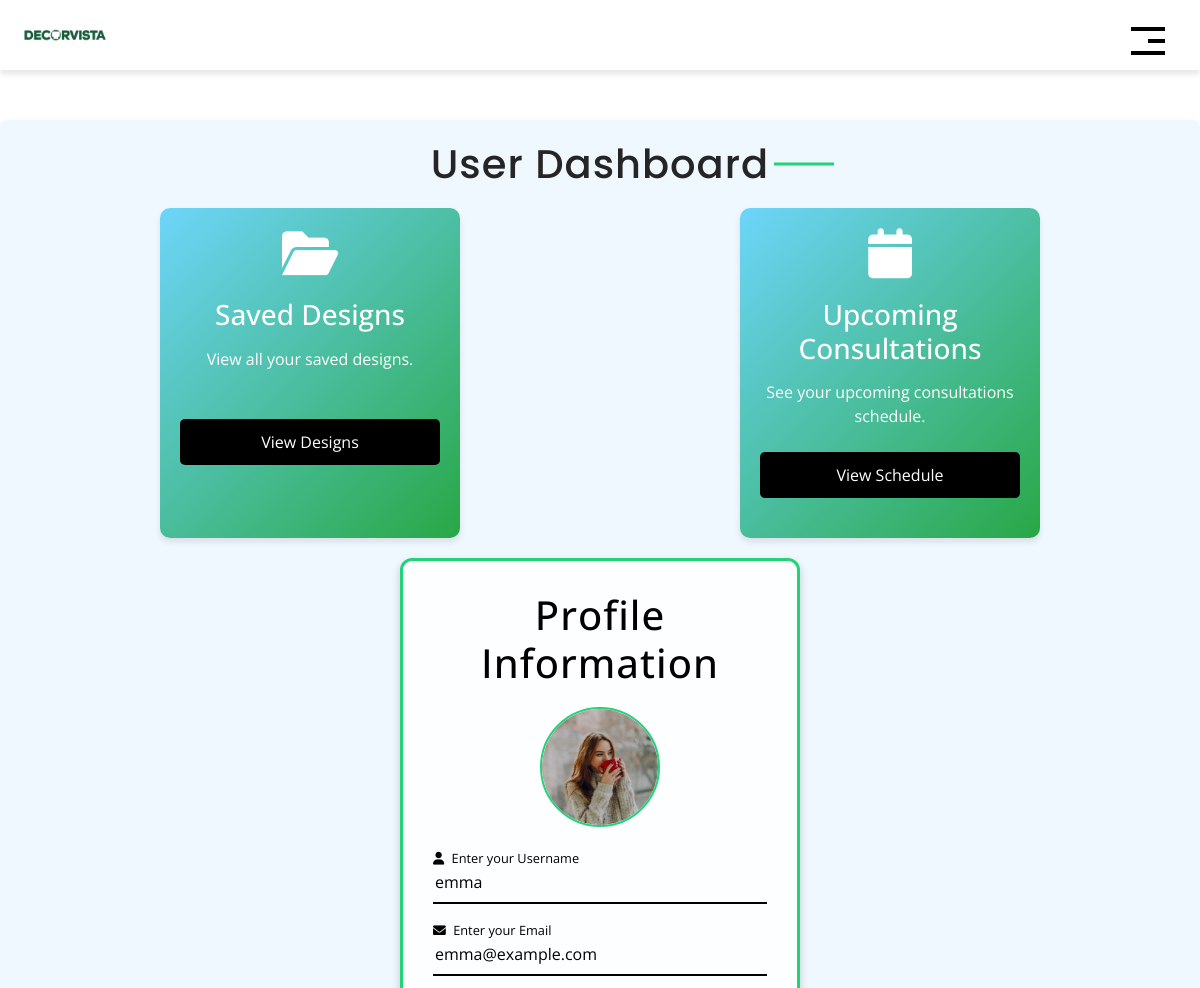
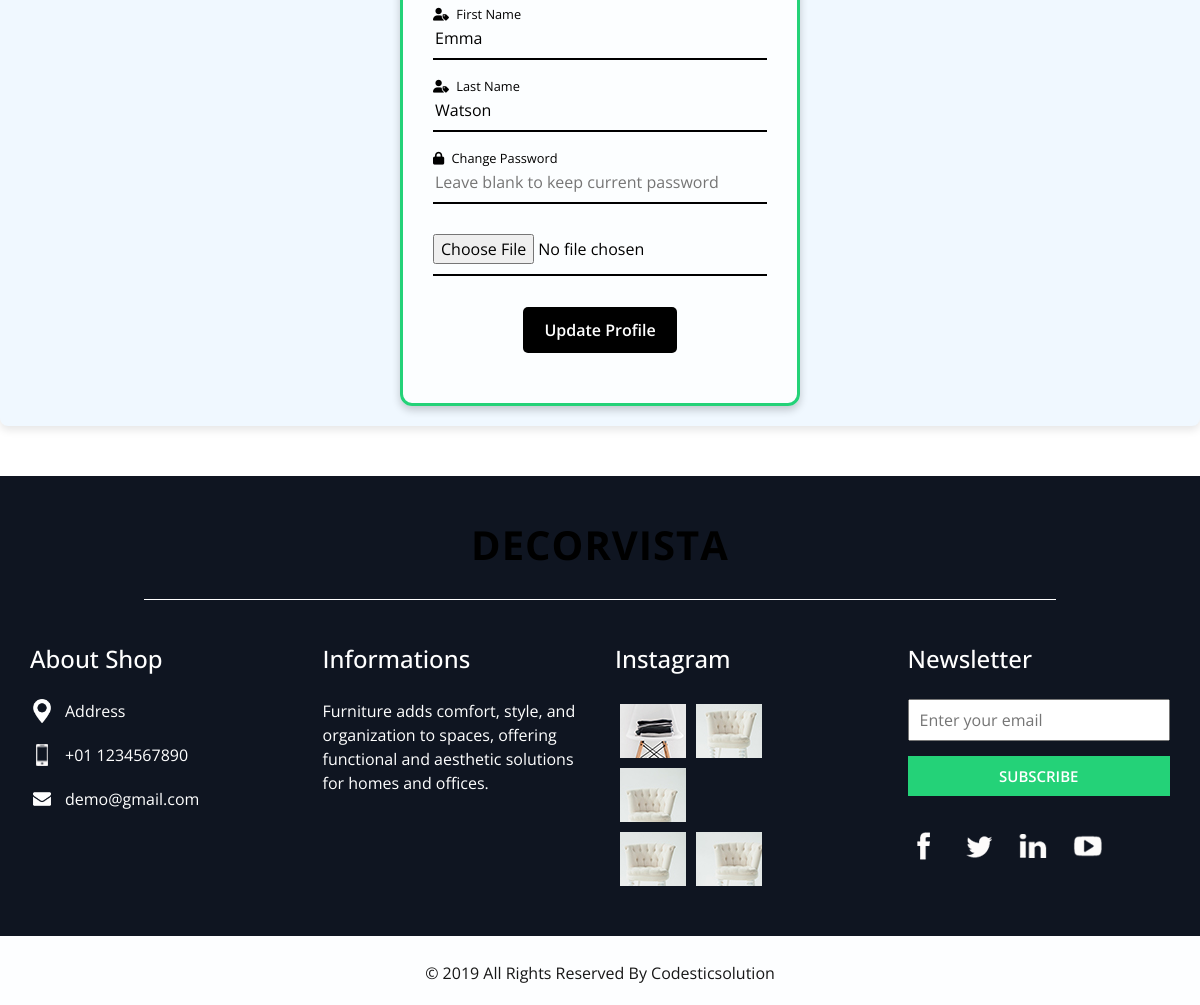
Screenshot of /decorvista/dashboard.php (signed in) with the database file from the repository (2 pictures, top to bottom).
### tables this page shows
CREATE TABLE `users` (
  `user_id` int(11) NOT NULL,
  `username` varchar(255) NOT NULL,
  `email` varchar(255) NOT NULL,
  `first_name` varchar(255) NOT NULL,
  `last_name` varchar(255) NOT NULL,
  `contact` varchar(50) NOT NULL,
  `password` varchar(255) NOT NULL,
  `role` enum('User','Designer','Admin') NOT NULL,
  `profile_photo` varchar(255) DEFAULT NULL,
  `created_at` timestamp NOT NULL DEFAULT current_timestamp(),
  `portfolio_url` varchar(255) DEFAULT NULL,
  `years_of_experience` int(11) DEFAULT NULL,
  `specialization` varchar(255) DEFAULT NULL
);

### decorvista/dashboard.php (the view, shortened to what this page needs)
<?php
include("header.php");
$user_id = $_SESSION['user_id'] ?? null;
if ($user_id) {
    $query = "SELECT `user_id`, `username`, `email`, `first_name`, `last_name`, `contact`, `password`, `role`, `profile_photo`, `created_at`, `portfolio_url`, `years_of_experience`, `specialization` FROM `users` WHERE `user_id` = '$user_id'";
    $result = mysqli_query($con, $query);
    if ($result) {
        $user_data = mysqli_fetch_assoc($result);
    } else {
        die("Query failed: " . mysqli_error($con));
    }
} else {
    die("User not logged in.");
}
?>
</head>
<body>
    <div class="dashboard-container">
        <div class="heading_container justify-content-center">
            <h2>User Dashboard</h2>
        </div>
        <div class="dashboard-cards">
            <div class="dashboard-card saved-designs">
                <i class="fa fa-folder-open"></i>
                <h3>Saved Designs</h3>
                <p>View all your saved designs.</p>
                <a href="whishlist.php" class="view-more-btn mt-5 text-white">View Designs</a>
            </div>
            <div class="dashboard-card upcoming-consultations">
                <i class="fa fa-calendar"></i>
                <h3>Upcoming Consultations</h3>
                <p>See your upcoming consultations schedule.</p>
                <a href="upcoming_consultation.php?id=<?php echo $user_id; ?>" class="view-more-btn mt-4 text-white">View Schedule</a>
            </div>
        </div>
        <div class="wrapper">
    <form action="update_profile.php" method="POST" enctype="multipart/form-data">
        <h2>Profile Information</h2>
        <img src="../admin/uploads/profile_pictures/<?php echo $user_data['profile_photo']; ?>"
    alt="Profile Photo"
    class="profile-image"
    id="profileImage"
    onerror="this.onerror=null;this.src='path/to/default-profile.png';">
        <div class="input-field">
            <input type="text" name="username" value="<?php echo htmlspecialchars($user_data['username']); ?>" required>
            <label>
                <i class="fas fa-user pr-1"></i>
                Enter your Username
            </label>
        </div>
        <div class="input-field">
            <input type="email" name="email" value="<?php echo htmlspecialchars($user_data['email']); ?>" required>
            <label>
                <i class="fas fa-envelope pr-1"></i>
                Enter your Email
            </label>
        </div>
        <div class="input-field">
            <input type="text" name="first_name" value="<?php echo htmlspecialchars($user_data['first_name']); ?>" required>
            <label>
                <i class="fas fa-user-tag pr-1"></i>
                First Name
            </label>
        </div>
        <div class="input-field">
            <input type="text" name="last_name" value="<?php echo htmlspecialchars($user_data['last_name']); ?>" required>
            <label>
                <i class="fas fa-user-tag pr-1"></i>
                Last Name
            </label>
        </div>
        <div class="input-field">
            <input type="password" name="password" placeholder="Leave blank to keep current password">
            <label>
                <i class="fas fa-lock pr-1"></i>
                Change Password
            </label>
        </div>
        <div class="input-field">
            <input type="file" id="profile_photo" name="profile_photo" accept="image/*" onchange="previewImage(event)">
        </div>
        <button type="submit" class="mt-3 view-more-btn text-white">Update Profile</button>
    </form>
</div>
    </div>
</body>
</html>
<?php
    include("footer.php");
    ?>

### decorvista/css/style.css (style rules this page uses)
body { font-family: 'Open Sans', sans-serif; color: #0c0c0c; background-color: #ffffff; }
.heading_container { display: -webkit-box; display: -ms-flexbox; display: flex; }
.heading_container h2 { color: #252525; position: relative; font-family: 'Poppins', sans-serif; }
.heading_container h2::before { content: ""; width: 60px; height: 3px; position: absolute; top: 50%; right: -5px; background-color: #24d278; -webkit-transform: translate(100%, -50%); transform: translate(100%, -50%); }
body { padding-top: 70px; }
a, a:hover, a:focus { text-decoration: none; }

### decorvista/dashboard.php (style rules this page uses)
.dashboard-container { max-width: 1200px; margin: 50px auto; padding: 20px; background-color: aliceblue; box-shadow: 0 4px 8px rgba(0, 0, 0, 0.1); border-radius: 8px; }
h2 { text-align: center; margin-bottom: 40px; color: #333; }
.dashboard-cards { display: flex; justify-content: space-around; flex-wrap: wrap; }
.dashboard-card { background: linear-gradient(135deg, #a8e063, #56ab2f); width: 300px; padding: 20px; border-radius: 10px; box-shadow: 0 4px 6px rgba(0, 0, 0, 0.1); margin-bottom: 20px; text-align: center; transition: transform 0.3s ease; }
.dashboard-card i { font-size: 50px; color: #fff; margin-bottom: 20px; }
.dashboard-card h3 { color: #fff; margin-bottom: 15px; }
.dashboard-card p { color: #fff; }
.dashboard-card.saved-designs { background: linear-gradient(135deg, #6DD5FA, #28a745); }
.dashboard-card.upcoming-consultations { background: linear-gradient(135deg, #6DD5FA, #28a745); }
.view-more-btn { display: block; margin: 20px auto; background-color: #000000; color: #333; padding: 10px 20px; border-radius: 5px; text-decoration: none; border: 1px solid transparent; transition: all 0.3s ease; }
body::before { content: ""; position: absolute; width: 100%; height: 1800px; background: url("https://img.freepik.com/premium-psd/living-room-wall-mockup-psd-modern-interior-design_53876-130139.jpg") no-repeat center center/cover; filter: blur(4px) brightness(50%); z-index: -1; }
.wrapper { width: 400px; background: rgba(255, 255, 255, 0.8); border-radius: 12px; padding: 30px; text-align: center; border: 3px solid #24d278; backdrop-filter: blur(10px); -webkit-backdrop-filter: blur(10px); position: relative; margin: 0 auto; box-shadow: 0 4px 8px rgba(0, 0, 0, 0.2); }
form { display: flex; flex-direction: column; }
h2 { font-size: 2.5rem; margin-bottom: 20px; color: #000000; letter-spacing: 1px; }
.input-field { position: relative; border-bottom: 2px solid #000000; margin: 15px 0; }
.input-field label { position: absolute; top: 50%; left: 0; transform: translateY(-50%); color: #000000; font-size: 16px; pointer-events: none; transition: 0.3s ease; }
.input-field input { width: 100%; height: 40px; background: transparent; border: none; outline: none; font-size: 16px; color: #000000; }
.input-field input:focus ~ label, .input-field input:valid ~ label { font-size: 0.8rem; top: 10px; transform: translateY(-120%); }
button { background: #24d278; color: #000000; font-weight: 600; border: none; padding: 12px 20px; cursor: pointer; border-radius: 3px; font-size: 16px; border: 2px solid transparent; transition: 0.3s ease; }
.profile-image { width: 120px; height: 120px; border-radius: 50%; object-fit: cover; margin: 0 auto 20px; border: 2px solid #24d278; }

### rows the page displays
users: profile_photo (picture), username "emma", email "emma@example.com", first_name "Emma", last_name "Watson"
